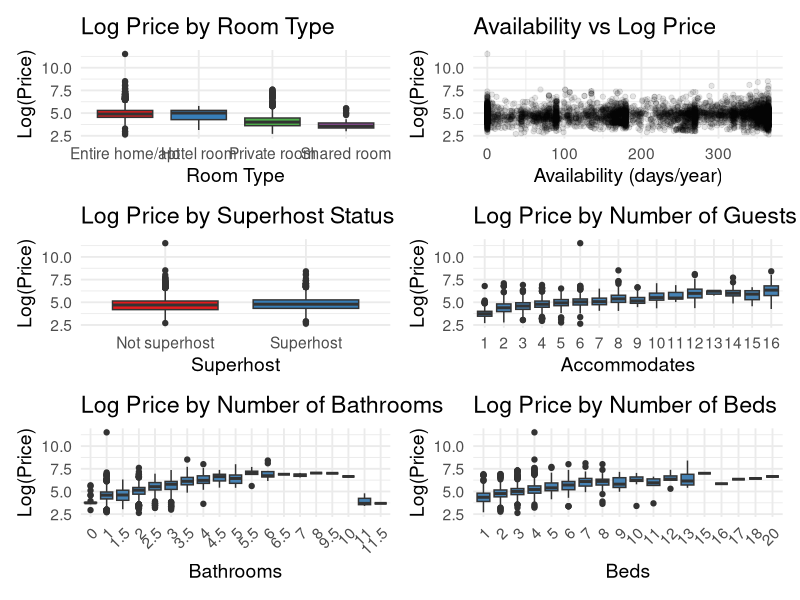

The R source for this figure: (Note: this script raises an error after producing the figure.)
## ---- chunk 1
knitr::opts_chunk$set(echo = TRUE, warning = FALSE, message = FALSE)
library(patchwork)
library(ggplot2)
## ---- chunk 2
df <- read.csv("data/train_regression.csv")
df$price <- as.numeric(gsub("[$, ]", "", df$price))
df$bathrooms <- as.numeric(gsub("[^0-9.]", "", df$bathrooms_text))
df$host_response_rate <- as.numeric(gsub("%", "", df$host_response_rate))
df$host_acceptance_rate <- as.numeric(gsub("%", "", df$host_acceptance_rate))
df$host_is_superhost <- ifelse(df$host_is_superhost == "t", 1, 0)
df$instant_bookable <- ifelse(df$instant_bookable == "t", 1, 0)

df_no_na_beds <- df[!is.na(df$beds), ]
df_no_na_bath <- df[!is.na(df$bathrooms), ]
## ---- chunk 3
p1 <- ggplot(df, aes(x = room_type, y = log(price), fill = room_type)) +
  geom_boxplot() +
  scale_fill_brewer(palette = "Set1") +
  labs(title = "Log Price by Room Type",
       x = "Room Type",
       y = "Log(Price)") +
  theme_minimal(base_size = 14) +
  theme(legend.position = "none")

p2 <- ggplot(df, aes(x = availability_365, y = log(price))) +
  geom_point(color = "black", alpha = 0.1) +
  labs(title = "Availability vs Log Price",
       x = "Availability (days/year)",
       y = "Log(Price)") +
  theme_minimal(base_size = 14)

p3 <- ggplot(df, aes(x = factor(host_is_superhost,
                               levels = c(0, 1),
                               labels = c("Not superhost", "Superhost")),
                     y = log(price),
                     fill = factor(host_is_superhost))) +
  geom_boxplot() +
  scale_fill_brewer(palette = "Set1") +
  labs(title = "Log Price by Superhost Status",
       x = "Superhost",
       y = "Log(Price)") +
  theme_minimal(base_size = 14) +
  theme(legend.position = "none")

p4 <- ggplot(df, aes(x = factor(accommodates), y = log(price))) +
  geom_boxplot(fill = "steelblue") +
  labs(title = "Log Price by Number of Guests (Accommodates)",
       x = "Accommodates",
       y = "Log(Price)") +
  theme_minimal(base_size = 14) 

p5 <- ggplot(df_no_na_bath, aes(x = factor(bathrooms), y = log(price))) +
  geom_boxplot(fill = "steelblue") +
  labs(title = "Log Price by Number of Bathrooms",
       x = "Bathrooms",
       y = "Log(Price)") +
  theme_minimal(base_size = 14) +
  theme(axis.text.x = element_text(angle = 45, hjust = 1))

p6 <- ggplot(df_no_na_beds, aes(x = factor(beds), y = log(price))) +
  geom_boxplot(fill = "steelblue") +
  labs(title = "Log Price by Number of Beds",
       x = "Beds",
       y = "Log(Price)") +
  theme_minimal(base_size = 14) +
  theme(axis.text.x = element_text(angle = 45, hjust = 1))

(p1 | p2) /
(p3 | p4) /
(p5 | p6)
## ---- chunk 4
knitr::include_graphics("correlation_heatmap.png")
## ---- chunk 5
knitr::include_graphics("price_distribution.png")
## ---- chunk 6
knitr::include_graphics("cropped_tree.png")
## ---- chunk 7
library(party)
library(dplyr)

airbnb <- read.csv("./data/train_regression.csv", stringsAsFactors = FALSE)

cols_to_keep <- c(
  "host_response_rate", "host_acceptance_rate", "host_is_superhost",
  "accommodates", "beds", "price", "minimum_nights", "maximum_nights",
  "has_availability", "number_of_reviews", "review_scores_rating",
  "instant_bookable", "reviews_per_month"
)

df_r <- airbnb[, cols_to_keep]

df_r$price <- as.numeric(gsub("[$,]", "", df_r$price))
df_r$price <- log(df_r$price)

df_r$host_response_rate  <- as.numeric(gsub("%", "", df_r$host_response_rate))  / 100
df_r$host_acceptance_rate <- as.numeric(gsub("%", "", df_r$host_acceptance_rate)) / 100

bool_cols <- c("host_is_superhost", "has_availability", "instant_bookable")
df_r[bool_cols] <- lapply(df_r[bool_cols], as.factor)

df_r <- na.omit(df_r)

set.seed(42)
n <- nrow(df_r)
train_idx <- sample(seq_len(n), size = floor(0.8 * n))
train_r <- df_r[ train_idx, ]
test_r  <- df_r[-train_idx, ]
## ---- chunk 8
ct <- ctree(price ~ ., data = train_r)

extract_splits <- function(node) {
  if (is.null(node$psplit)) return(character(0))
  c(node$psplit$variableName,
    extract_splits(node$left),
    extract_splits(node$right))
}

used_vars <- extract_splits(ct@tree)
importance_ct <- sort(table(used_vars), decreasing = TRUE)

imp_df <- as.data.frame(importance_ct)
colnames(imp_df) <- c("Variable", "Count")
imp_df$Normalized <- (imp_df$Count / max(imp_df$Count)) * 100
imp_df <- imp_df[order(imp_df$Normalized), ]

top_k <- 3
imp_df$Color <- ifelse(
  imp_df$Normalized >= sort(imp_df$Normalized, decreasing = TRUE)[top_k],
  rgb(251, 0, 0, maxColorValue = 255),
  rgb(109, 109, 109, maxColorValue = 255)
)

p <- ggplot(imp_df, aes(x = Normalized, y = reorder(Variable, Normalized), fill = Color)) +
  geom_bar(stat = "identity", width = 0.8) +
  scale_fill_identity() +
  scale_x_continuous(expand = expansion(add = c(0, 6)), limits = c(0, 100), breaks = seq(0, 100, 20)) +
  scale_y_discrete(expand = expansion(add = c(1, 1))) +
  labs(
    title = "Feature Importance (ctree)",
    x = "Normalized Split Count (0-100)",
    y = NULL
  ) +
  theme_bw() +
  theme(
    plot.title = element_text(face = "plain", hjust = 0.5),
    panel.border = element_rect(color = "black", fill = NA),
    panel.grid = element_blank(),
    legend.position = "none",
    axis.text.y = element_text(size = 11, color = "black")

  )

ggsave("ctree_feature_importance.png", plot = p, width = 6, height = 5, dpi = 150)

png("ctree_tree.png", width=4000, height=2000, res=150)
plot(ct, type="simple")
invisible(dev.off())
## ---- chunk 9
ct_pred <- predict(ct, newdata = test_r)
ctree_rmse <- sqrt(mean((test_r$price - ct_pred)^2))
print(paste("ctree RMSE:", ctree_rmse))

ctree_r2 <- 1 - sum((test_r$price - ct_pred)^2) / sum((test_r$price - mean(test_r$price))^2)
print(paste("ctree R2:", ctree_r2))
## ---- chunk 10
library(knitr)

df_price <- read.csv("data/train_regression.csv", stringsAsFactors = FALSE)
df_price$price_raw <- as.numeric(gsub("[$, ]", "", df_price$price))

median_price <- median(df_price$price_raw, na.rm = TRUE)

rmse_df <- data.frame(
  Model = c(
    "Linear Regression (Dropped)",
    "Linear Regression (Imputed)",
    "Random Forest (Dropped)",
    "Random Forest (Imputed)",
    "ctree",
    "GUIDE CV"
  ),
  `RMSE on log(price)` = c(
    0.5444789647314726,
    0.579664350087535,
    0.4368271667219001,
    0.4572338420299068,
    0.516239473771005,
    sqrt(0.2738)
  )
)

rmse_df$`Approx. error in dollars` <- paste0(
  "$", format(round(median_price * (exp(rmse_df$`RMSE.on.log.price`) - 1), 0), big.mark = ",")
)

rmse_df$`RMSE on log(price)` <- round(rmse_df$`RMSE.on.log.price`, 3)

rmse_df <- rmse_df[, c("Model", "RMSE on log(price)", "Approx. error in dollars")]

kable(
  rmse_df,
  align = c("l", "r", "r"),
  caption = paste0(
    "RMSE comparison. Dollar values are approximate and interpreted around the median listing price of $",
    format(round(median_price, 0), big.mark = ","),
    "."
  )
)
